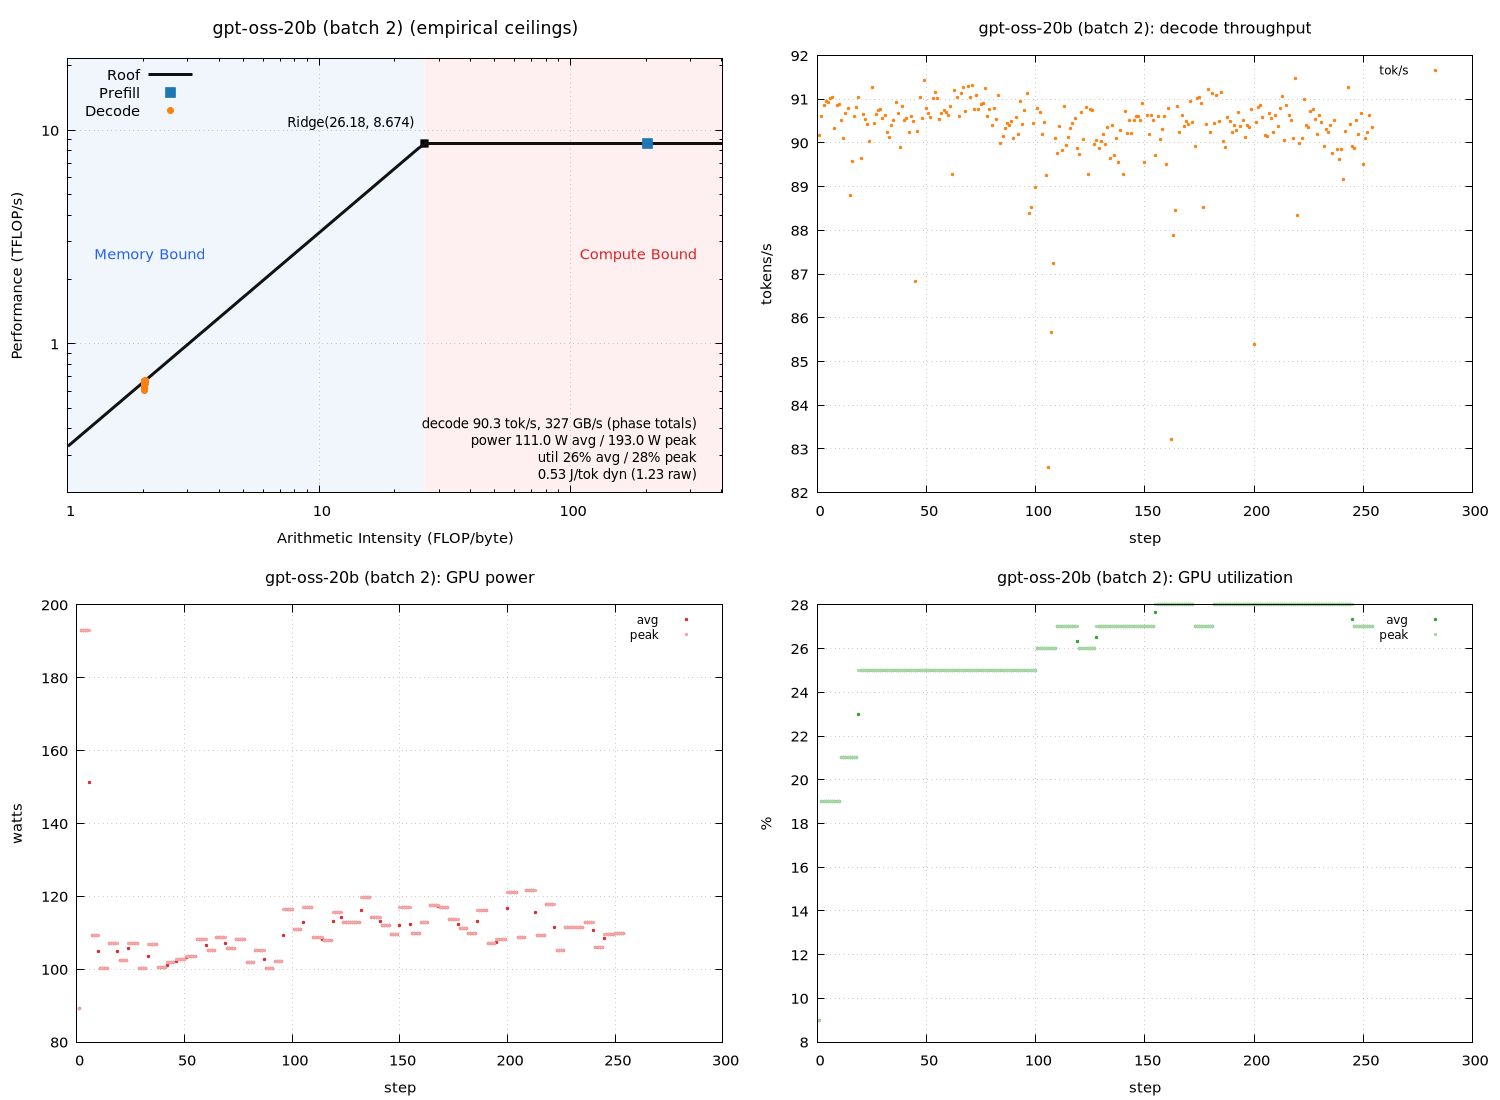

Reproduce this figure in gnuplot.
set terminal pngcairo size 1500,1100 enhanced font 'Sans,11'
set output 'sweep_a100_vllm/gpt_b002_roofline.png'
set datafile separator "\t"
set datafile missing 'NaN'
set multiplot layout 2,2
unset label
unset object
unset arrow
set title "gpt-oss-20b (batch 2) (empirical ceilings)" font ',13'
set xlabel "Arithmetic Intensity (FLOP/byte)"
set ylabel "Performance (TFLOP/s)"
set logscale xy
set xrange [1:404.439]
set yrange [0.200902:21.6846]
set grid xtics ytics
set key top left
set object 1 rectangle from graph 0, graph 0 to first 26.1846, graph 1 \
    fillcolor rgb '#dce9f7' fillstyle solid 0.45 noborder behind
set object 2 rectangle from first 26.1846, graph 0 to graph 1, graph 1 \
    fillcolor rgb '#fbdcdc' fillstyle solid 0.45 noborder behind
set label 1 "Memory Bound" at graph 0.04, graph 0.55 left \
    textcolor rgb '#2563eb' font ',11'
set label 2 "Compute Bound" at graph 0.96, graph 0.55 right \
    textcolor rgb '#dc2626' font ',11'
set label 3 "Ridge(26.18, 8.674)" \
    at first 26.1846, first 8.67383 right \
    point pointtype 5 pointsize 1.2 \
    offset character -1.5, character 1 font ',10'
set label 4 "decode 90.3 tok/s, 327 GB/s (phase totals)\npower 111.0 W avg / 193.0 W peak\nutil 26% avg / 28% peak\n0.53 J/tok dyn (1.23 raw)" at graph 0.96, graph 0.16 right font ',10'
peak_t = 8.67383
peak_b = 331.257
roof(x) = (x * peak_b / 1000.0 < peak_t) ? x * peak_b / 1000.0 : peak_t
plot roof(x) with lines linewidth 3 linecolor rgb '#111111' title 'Roof', \
     'sweep_a100_vllm/gpt_b002_roofline.dat' using 3:(strcol(2) eq 'prefill' ? $4 : 1/0) with points \
         pointtype 5 pointsize 1.6 linecolor rgb '#1f77b4' title 'Prefill', \
     'sweep_a100_vllm/gpt_b002_roofline.dat' using 3:(strcol(2) eq 'decode' ? $4 : 1/0) with points \
         pointtype 7 pointsize 1.0 linecolor rgb '#ff7f0e' title 'Decode'

unset label
unset object
unset arrow
unset logscale
set xrange [*:*]
set yrange [*:*]
set title "gpt-oss-20b (batch 2): decode throughput" font ',12'
set xlabel "step"
set ylabel "tokens/s"
set grid xtics ytics
set key top right font ',9'
plot 'sweep_a100_vllm/gpt_b002_roofline.dat' using 1:(strcol(2) eq 'decode' ? $5 : 1/0) with points pointtype 7 pointsize 0.4 linecolor rgb '#ff7f0e' title 'tok/s'

unset label
unset object
unset arrow
unset logscale
set xrange [*:*]
set yrange [*:*]
set title "gpt-oss-20b (batch 2): GPU power" font ',12'
set xlabel "step"
set ylabel "watts"
set grid xtics ytics
set key top right font ',9'
plot 'sweep_a100_vllm/gpt_b002_roofline.dat' using 1:(strcol(2) eq 'decode' ? $6 : 1/0) with points pointtype 7 pointsize 0.4 linecolor rgb '#d62728' title 'avg', \
     'sweep_a100_vllm/gpt_b002_roofline.dat' using 1:(strcol(2) eq 'decode' ? $8 : 1/0) with points pointtype 7 pointsize 0.4 linecolor rgb '#f4a6a6' title 'peak'

unset label
unset object
unset arrow
unset logscale
set xrange [*:*]
set yrange [*:*]
set title "gpt-oss-20b (batch 2): GPU utilization" font ',12'
set xlabel "step"
set ylabel "%"
set grid xtics ytics
set key top right font ',9'
plot 'sweep_a100_vllm/gpt_b002_roofline.dat' using 1:(strcol(2) eq 'decode' ? $7 : 1/0) with points pointtype 7 pointsize 0.4 linecolor rgb '#2ca02c' title 'avg', \
     'sweep_a100_vllm/gpt_b002_roofline.dat' using 1:(strcol(2) eq 'decode' ? $9 : 1/0) with points pointtype 7 pointsize 0.4 linecolor rgb '#a9d7a9' title 'peak'

unset multiplot
